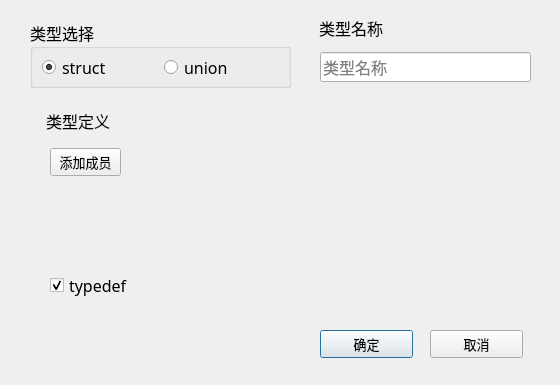
<?xml version="1.0" encoding="UTF-8"?>
<ui version="4.0">
 <class>CAddStructDialog</class>
 <widget class="QDialog" name="CAddStructDialog">
  <property name="geometry">
   <rect>
    <x>0</x>
    <y>0</y>
    <width>560</width>
    <height>385</height>
   </rect>
  </property>
  <property name="minimumSize">
   <size>
    <width>560</width>
    <height>385</height>
   </size>
  </property>
  <property name="maximumSize">
   <size>
    <width>560</width>
    <height>385</height>
   </size>
  </property>
  <property name="font">
   <font>
    <family>宋体</family>
    <pointsize>12</pointsize>
   </font>
  </property>
  <property name="windowTitle">
   <string>添加结构体/共用体</string>
  </property>
  <widget class="QGroupBox" name="groupBox">
   <property name="geometry">
    <rect>
     <x>30</x>
     <y>20</y>
     <width>261</width>
     <height>68</height>
    </rect>
   </property>
   <property name="title">
    <string>类型选择</string>
   </property>
   <layout class="QHBoxLayout" name="horizontalLayout">
    <item>
     <widget class="QRadioButton" name="rb_struct">
      <property name="text">
       <string>struct</string>
      </property>
      <property name="checked">
       <bool>true</bool>
      </property>
     </widget>
    </item>
    <item>
     <widget class="QRadioButton" name="rb_union">
      <property name="text">
       <string>union</string>
      </property>
     </widget>
    </item>
   </layout>
  </widget>
  <widget class="QLabel" name="label">
   <property name="geometry">
    <rect>
     <x>319</x>
     <y>12</y>
     <width>81</width>
     <height>31</height>
    </rect>
   </property>
   <property name="text">
    <string>类型名称</string>
   </property>
  </widget>
  <widget class="QLineEdit" name="lineEdit">
   <property name="geometry">
    <rect>
     <x>320</x>
     <y>52</y>
     <width>211</width>
     <height>30</height>
    </rect>
   </property>
   <property name="placeholderText">
    <string>类型名称</string>
   </property>
  </widget>
  <widget class="QLabel" name="label_2">
   <property name="geometry">
    <rect>
     <x>46</x>
     <y>110</y>
     <width>81</width>
     <height>21</height>
    </rect>
   </property>
   <property name="text">
    <string>类型定义</string>
   </property>
  </widget>
  <widget class="QScrollArea" name="scrollArea">
   <property name="geometry">
    <rect>
     <x>150</x>
     <y>110</y>
     <width>381</width>
     <height>191</height>
    </rect>
   </property>
   <property name="frameShape">
    <enum>QFrame::NoFrame</enum>
   </property>
   <property name="widgetResizable">
    <bool>true</bool>
   </property>
   <widget class="QWidget" name="scrollAreaWidgetContents">
    <property name="geometry">
     <rect>
      <x>0</x>
      <y>0</y>
      <width>381</width>
      <height>191</height>
     </rect>
    </property>
    <layout class="QVBoxLayout" name="vl_members"/>
   </widget>
  </widget>
  <widget class="QCheckBox" name="checkBox">
   <property name="geometry">
    <rect>
     <x>50</x>
     <y>270</y>
     <width>101</width>
     <height>31</height>
    </rect>
   </property>
   <property name="text">
    <string>typedef</string>
   </property>
   <property name="checked">
    <bool>true</bool>
   </property>
  </widget>
  <widget class="QPushButton" name="pb_ok">
   <property name="geometry">
    <rect>
     <x>320</x>
     <y>330</y>
     <width>93</width>
     <height>28</height>
    </rect>
   </property>
   <property name="font">
    <font>
     <pointsize>10</pointsize>
    </font>
   </property>
   <property name="text">
    <string>确定</string>
   </property>
  </widget>
  <widget class="QPushButton" name="pb_cancel">
   <property name="geometry">
    <rect>
     <x>430</x>
     <y>330</y>
     <width>93</width>
     <height>28</height>
    </rect>
   </property>
   <property name="font">
    <font>
     <pointsize>10</pointsize>
    </font>
   </property>
   <property name="text">
    <string>取消</string>
   </property>
  </widget>
  <widget class="QPushButton" name="pb_addMember">
   <property name="geometry">
    <rect>
     <x>50</x>
     <y>148</y>
     <width>71</width>
     <height>28</height>
    </rect>
   </property>
   <property name="font">
    <font>
     <pointsize>10</pointsize>
    </font>
   </property>
   <property name="text">
    <string>添加成员</string>
   </property>
  </widget>
 </widget>
 <resources/>
 <connections/>
</ui>
